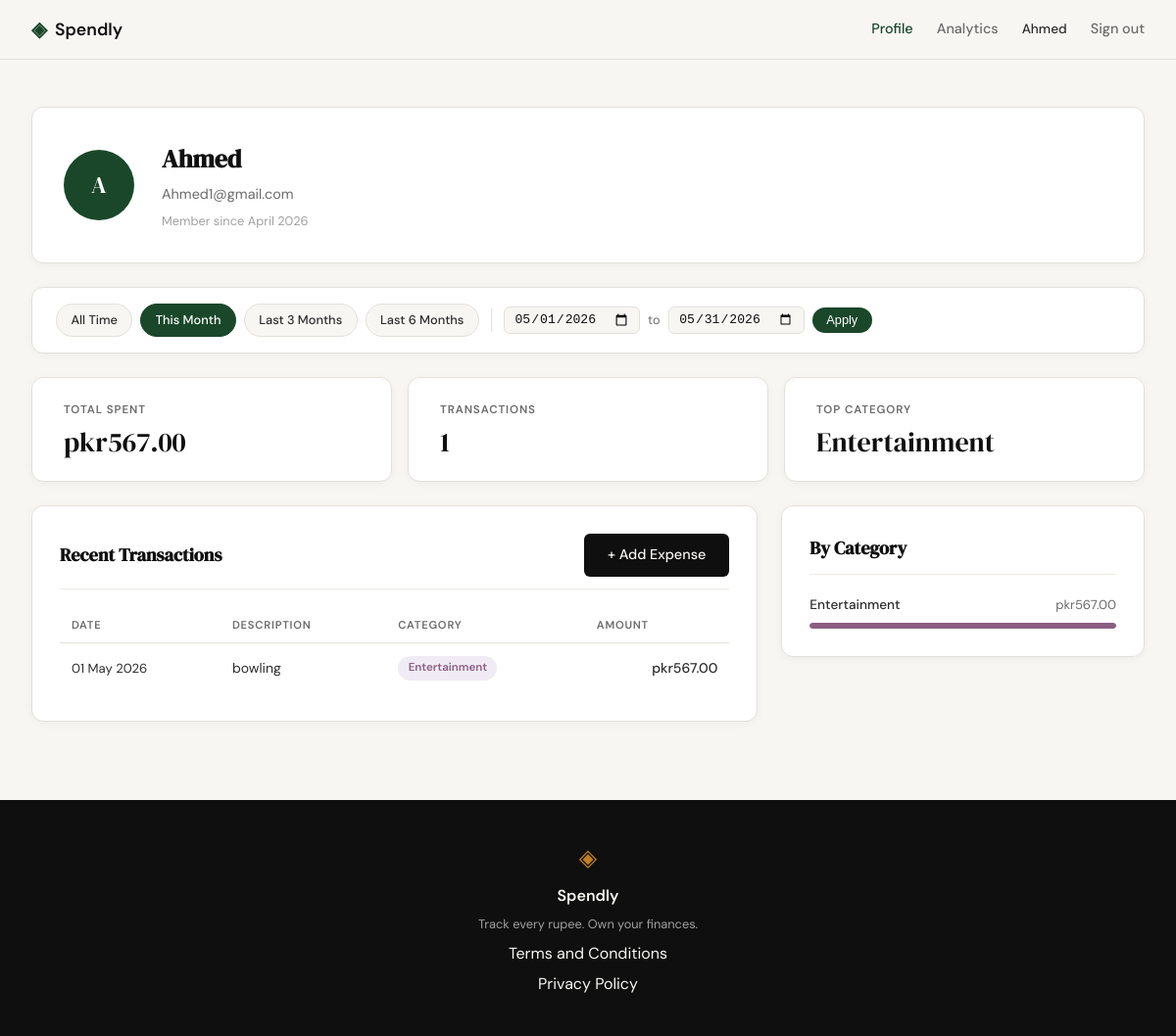
Screenshot of /profile?date_from=2026-05-01&date_to=2026-05-31 (signed in) with the database file from the repository.
### tables this page shows
CREATE TABLE users (
            id INTEGER PRIMARY KEY AUTOINCREMENT,
            name TEXT NOT NULL,
            email TEXT UNIQUE NOT NULL,
            password_hash TEXT NOT NULL,
            created_at TEXT DEFAULT (datetime('now')));

CREATE TABLE expenses (
            id INTEGER PRIMARY KEY AUTOINCREMENT,
            user_id INTEGER NOT NULL REFERENCES users(id),
            amount REAL NOT NULL,
            category TEXT NOT NULL,
            date TEXT NOT NULL,
            description TEXT,
            created_at TEXT DEFAULT (datetime('now')));

### app.py (the view)
@app.route("/profile")
def profile():
    if not session.get("user_id"):
        return redirect(url_for("login"))
    uid = session["user_id"]
    today = date.today()
    date_from = _parse_date(request.args.get("date_from"))
    date_to = _parse_date(request.args.get("date_to"))
    if date_from and date_to and date_from > date_to:
        flash("Start date must be before end date.", "error")
        date_from = date_to = None
    today_str = today.isoformat()
    this_month_from = today.replace(day=1).isoformat()
    this_month_to = today.replace(
        day=calendar.monthrange(today.year, today.month)[1]
    ).isoformat()
    presets = {
        "this_month": {"date_from": this_month_from, "date_to": this_month_to},
        "last_3":     {"date_from": _months_ago(today, 3), "date_to": today_str},
        "last_6":     {"date_from": _months_ago(today, 6), "date_to": today_str},
    }
    return render_template(
        "profile.html",
        user=get_user_by_id(uid),
        stats=get_summary_stats(uid, date_from, date_to),
        expenses=get_recent_transactions(uid, date_from=date_from, date_to=date_to),
        categories=get_category_breakdown(uid, date_from, date_to),
        date_from=date_from,
        date_to=date_to,
        presets=presets,
    )

### app.py (called while the page is built)
def _parse_date(val):
    try:
        datetime.strptime(val, "%Y-%m-%d")
        return val
    except (ValueError, TypeError):
        return None

def _months_ago(today, n):
    m, y = today.month - n, today.year
    while m <= 0:
        m += 12
        y -= 1
    return date(y, m, 1).isoformat()

### database/db.py (called while the page is built)
def get_db():
    conn = sqlite3.connect(DB_PATH)
    conn.row_factory = sqlite3.Row
    conn.execute("PRAGMA foreign_keys = ON")
    return conn

### database/queries.py (called while the page is built)
def _build_date_filter(date_from, date_to):
    if date_from and date_to:
        return "AND date BETWEEN ? AND ?", [date_from, date_to]
    return "", []

def get_user_by_id(user_id):
    conn = get_db()
    row = conn.execute(
        "SELECT id, name, email, created_at FROM users WHERE id = ?",
        (user_id,),
    ).fetchone()
    conn.close()
    if row is None:
        return None
    name = row["name"]
    initials = "".join(w[0].upper() for w in name.split() if w)
    member_since = datetime.strptime(row["created_at"], "%Y-%m-%d %H:%M:%S").strftime("%B %Y")
    return {
        "name": name,
        "email": row["email"],
        "initials": initials,
        "member_since": member_since,
    }

def get_recent_transactions(user_id, limit=10, date_from=None, date_to=None):
    date_clause, date_params = _build_date_filter(date_from, date_to)
    params = [user_id] + date_params + [limit]
    conn = get_db()
    rows = conn.execute(
        "SELECT date, description, category, amount "
        "FROM expenses "
        "WHERE user_id = ? "
        + date_clause +
        " ORDER BY date DESC, id DESC "
        "LIMIT ?",
        params,
    ).fetchall()
    conn.close()
    return [
        {
            "date": datetime.strptime(row["date"], "%Y-%m-%d").strftime("%d %b %Y"),
            "description": row["description"],
            "category": row["category"],
            "amount": "{:,.2f}".format(row["amount"]),
        }
        for row in rows
    ]

### templates/profile.html (shortened to what this page needs)
{% extends "base.html" %}
{% block head %}
<link rel="stylesheet" href="{{ url_for('static', filename='css/profile.css') }}">
{% endblock %}
{% block content %}
<div class="profile-page">
    <div class="profile-inner">
        <div class="profile-header-card">
            <div class="profile-avatar">{{ user.initials }}</div>
            <div class="profile-info">
                <h1 class="profile-name">{{ user.name }}</h1>
                <p class="profile-email">{{ user.email }}</p>
                <p class="profile-since">Member since {{ user.member_since }}</p>
            </div>
        </div>
        <div class="filter-bar">
            <div class="filter-presets">
                <a href="{{ url_for('profile') }}"
                   class="filter-preset-btn{% if not date_from and not date_to %} filter-preset-btn--active{% endif %}">
                    All Time
                </a>
                <a href="{{ url_for('profile', date_from=presets.this_month.date_from, date_to=presets.this_month.date_to) }}"
                   class="filter-preset-btn{% if date_from == presets.this_month.date_from and date_to == presets.this_month.date_to %} filter-preset-btn--active{% endif %}">
                    This Month
                </a>
                <a href="{{ url_for('profile', date_from=presets.last_3.date_from, date_to=presets.last_3.date_to) }}"
                   class="filter-preset-btn{% if date_from == presets.last_3.date_from and date_to == presets.last_3.date_to %} filter-preset-btn--active{% endif %}">
                    Last 3 Months
                </a>
                <a href="{{ url_for('profile', date_from=presets.last_6.date_from, date_to=presets.last_6.date_to) }}"
                   class="filter-preset-btn{% if date_from == presets.last_6.date_from and date_to == presets.last_6.date_to %} filter-preset-btn--active{% endif %}">
                    Last 6 Months
                </a>
            </div>
            <form class="filter-form" method="GET" action="{{ url_for('profile') }}">
                <input type="date" name="date_from" class="filter-date-input"
                       value="{{ date_from or '' }}">
                <span class="filter-to-label">to</span>
                <input type="date" name="date_to" class="filter-date-input"
                       value="{{ date_to or '' }}">
                <button type="submit" class="filter-apply-btn">Apply</button>
            </form>
        </div>
        <div class="profile-stats">
            <div class="stat-card">
                <span class="stat-label">Total Spent</span>
                <span class="stat-value">pkr{{ stats.total }}</span>
            </div>
            <div class="stat-card">
                <span class="stat-label">Transactions</span>
                <span class="stat-value">{{ stats.count }}</span>
            </div>
            <div class="stat-card">
                <span class="stat-label">Top Category</span>
                <span class="stat-value">{{ stats.top_category }}</span>
            </div>
        </div>
        <div class="profile-grid">
            <div class="profile-section">
                <div class="section-title-row">
                    <h2 class="section-title">Recent Transactions</h2>
                    <a href="{{ url_for('add_expense') }}" class="btn-primary">+ Add Expense</a>
                </div>
                <div class="tx-table-wrapper">
                    <table class="tx-table">
                        <thead>
                            <tr>
                                <th>Date</th>
                                <th>Description</th>
                                <th>Category</th>
                                <th class="tx-amount-col">Amount</th>
                            </tr>
                        </thead>
                        <tbody>
                            {% for tx in expenses %}
                            <tr>
                                <td class="tx-date">{{ tx.date }}</td>
                                <td class="tx-desc">{{ tx.description }}</td>
                                <td>
                                    <span class="cat-badge cat-badge--{{ tx.category | lower }}">
                                        {{ tx.category }}
                                    </span>
                                </td>
                                <td class="tx-amount">pkr{{ tx.amount }}</td>
                            </tr>
                            {% endfor %}
                        </tbody>
                    </table>
                </div>
            </div>
            <div class="profile-section">
                <h2 class="section-title">By Category</h2>
                <div class="category-list">
                    {% for cat in categories %}
                    <div class="cat-row">
                        <div class="cat-row-header">
                            <span class="cat-row-name">{{ cat.name }}</span>
                            <span class="cat-row-amount">pkr{{ cat.amount }}</span>
                        </div>
                        <div class="cat-bar-track">
                            <div class="cat-bar cat-bar--{{ cat.name | lower }}"
                                 style="width: {{ cat.percent }}%"></div>
                        </div>
                    </div>
                    {% endfor %}
                </div>
            </div>
        </div>
    </div>
</div>
{% endblock %}

### templates/base.html (shortened to what this page needs)
<!DOCTYPE html>
<html lang="en">
<head>
    <link rel="stylesheet" href="{{ url_for('static', filename='css/style.css') }}">
    {% block head %}{% endblock %}
</head>
<body>
    <nav class="navbar">
        <div class="nav-inner">
            <a href="{{ url_for('landing') }}" class="nav-brand">
                <span class="brand-icon">◈</span>
                <span class="brand-name">Spendly</span>
            </a>
            <div class="nav-links">
                {% if session.user_id %}
                <a href="{{ url_for('profile') }}" class="{% if request.endpoint == 'profile' %}nav-link-active{% endif %}">Profile</a>
                <a href="{{ url_for('analytics') }}" class="{% if request.endpoint == 'analytics' %}nav-link-active{% endif %}">Analytics</a>
                <span class="nav-username">{{ session.user_name }}</span>
                <a href="{{ url_for('logout') }}">Sign out</a>
                {% else %}
                <a href="{{ url_for('login') }}">Sign in</a>
                <a href="{{ url_for('register') }}" class="nav-cta">Get started</a>
                {% endif %}
            </div>
        </div>
    </nav>
    <main class="main-content">
        {% block content %}{% endblock %}
    </main>
    <footer class="footer">
        <div class="footer-inner">
            <span class="brand-icon">◈</span>
            <span class="footer-name">Spendly</span>
            <p class="footer-copy">Track every rupee. Own your finances.</p>
            <a href="/terms">Terms and Conditions</a>
            <a href="/privacy">Privacy Policy</a>
        </div>
    </footer>
</body>
</html>

### static/css/style.css (style rules this page uses)
:root { --ink: #0f0f0f; --ink-soft: #2d2d2d; --ink-muted: #6b6b6b; --ink-faint: #a0a0a0; --paper: #f7f6f3; --paper-warm: #f0ede6; --paper-card: #ffffff; --accent: #1a472a; --accent-light: #e8f0eb; --accent-2: #c17f24; --accent-2-light: #fdf3e3; --danger: #c0392b; --danger-light: #fdecea; --border: #e4e1da; --border-soft: #eeebe4; --font-display: 'DM Serif Display', Georgia, serif; --font-body: 'DM Sans', system-ui, sans-serif; --max-width: 1200px; --auth-width: 440px; --radius-sm: 6px; --radius-md: 12px; --radius-lg: 20px; }
*, *::before, *::after { box-sizing: border-box; margin: 0; padding: 0; }
html { font-size: 16px; scroll-behavior: smooth; }
body { background: var(--paper); color: var(--ink); font-family: var(--font-body); font-size: 1rem; line-height: 1.6; -webkit-font-smoothing: antialiased; }
a { color: inherit; text-decoration: none; }
.navbar { position: sticky; top: 0; z-index: 100; background: var(--paper); border-bottom: 1px solid var(--border); padding: 0 2rem; }
.nav-inner { max-width: var(--max-width); margin: 0 auto; height: 60px; display: flex; align-items: center; justify-content: space-between; }
.nav-brand { display: flex; align-items: center; gap: 0.5rem; font-family: var(--font-body); font-weight: 600; font-size: 1.1rem; color: var(--ink); }
.brand-icon { color: var(--accent); font-size: 1.3rem; }
.brand-name { color: var(--ink); }
.nav-links { display: flex; align-items: center; gap: 1.5rem; font-size: 0.9rem; font-weight: 500; }
.nav-links a { color: var(--ink-muted); transition: color 0.2s; }
.nav-link-active { color: var(--accent) !important; font-weight: 500; }
.main-content { min-height: calc(100vh - 60px - 100px); }
.btn-primary { display: inline-block; background: var(--ink); color: var(--paper); padding: 0.65rem 1.5rem; border-radius: var(--radius-sm); font-family: var(--font-body); font-size: 0.9rem; font-weight: 500; cursor: pointer; border: none; transition: background 0.2s; text-decoration: none; }
.footer { background: var(--ink); color: var(--paper); padding: 2.5rem 2rem; text-align: center; }
.footer-inner { display: flex; flex-direction: column; align-items: center; gap: 0.4rem; }
.footer .brand-icon { color: var(--accent-2); font-size: 1.5rem; }
.footer-name { font-weight: 600; font-size: 1rem; }
.footer-copy { font-size: 0.8rem; color: var(--ink-faint); }

### rows the page displays
users: user_name "Ahmed", name "Ahmed", email "Ahmed1@gmail.com"
expenses: date "01 May 2026", description "bowling", category "Entertainment", amount "567.00", name "Entertainment", {{ cat.percent }} 100 (drawn)

### other values shown
{{ user.initials }} "A"
{{ user.member_since }} "April 2026"
{{ stats.total }} "567.00"
{{ stats.count }} "1"
{{ stats.top_category }} "Entertainment"
